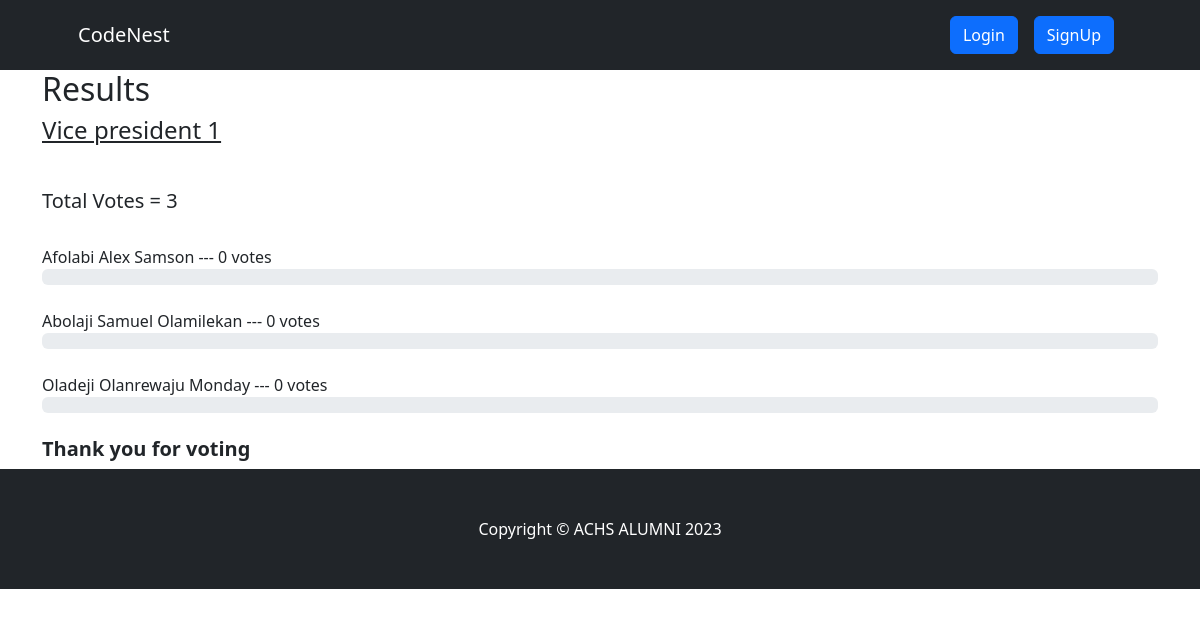
Page /result/Vice-president1 on the committed database.
### voteapp/models.py (models this page shows, shortened)
class Category(models.Model):
    title = models.CharField(max_length=200)
    slug = models.SlugField(blank=True, null=True)
    description = models.TextField(blank=True, null=True)
    total_vote = models.IntegerField(default=0)
    voters = models.ManyToManyField(User, blank=True)

class CategoryItem(models.Model):
    title = models.CharField(max_length=200)
    total_vote = models.IntegerField(default=0)
    category = models.ForeignKey(Category, on_delete=models.CASCADE, related_name="items")
    voters = models.ManyToManyField(User, blank=True)
    @property
    def percentage_vote(self):
        category_votes = self.category.total_vote
        item_votes = self.total_vote
        if category_votes == 0:
            vote_in_percentage = 0
        else:
            vote_in_percentage = (item_votes/category_votes) * 100
        return vote_in_percentage

### voteapp/views.py (the view)
# urls.py: path("result/<str:slug>", views.result, name="result"),
def result(request, slug):
    category = Category.objects.get(slug=slug)
    items = CategoryItem.objects.filter(category=category)
    context = {"category": category, "items": items}
    return render(request, "result.html", context)

### voteapp/templatetags/custom_filters.py (called while the page is built)
@register.filter(name="has_voted")
def has_voted(user, voters):
    return any(user.id== voter.id for voter in voters)

### voteapp/templates/result.html (shortened to what this page needs)
{% extends 'base.html' %}
{% block content %}
{% load humanize %}
{% load custom_filters %}
<div class="container result-container">
    <div class="sub-container">
      <h2>Results</h2>
      <h4>{{category.title}}</h4>
      <br>
      <h5>Total Votes = {{category.total_vote}}</h5>
      <br />
      {% for item in items  %}
      {% if request.user|has_voted:item.voters.all %}
      <small>{{item.title}}</strong> --- {{item.total_vote}} vote{{item.total_vote | pluralize:",s"}} ---  <strong>[voted]</strong> </small>
      <div class="progressContainer">
        <div class="progress">
          <div
            class="progress-bar"
            role="progressbar"
            aria-label="Example with label"
            style="width:{{item.percentage_vote | floatformat:2}}%;"
            aria-valuenow="25"
            aria-valuemin="0"
            aria-valuemax="100"
          >
          {{item.percentage_vote | floatformat:2}}%
          </div>
        </div>
      </div>
      <br>
      {% else %}
      <small>{{item.title}}</strong> --- {{item.total_vote}} vote{{item.total_vote | pluralize:",s"}} </small>
      <div class="progressContainer">
        <div class="progress">
        </div>
      </div>
      <br>
      {% endif %}
      {% endfor %}
      <h5 style="font-weight: bold">Thank you for voting</h5>
    </div>
  </div>
{% endblock content %}

### voteapp/static/css/style.css (style rules this page uses)
* { box-sizing: border-box; }
.result-container { display: flex; align-items: center; justify-content: center; }
.sub-container { width: inherit }
.result-container h4 { text-decoration: underline; margin-bottom: 20px; }
.result-container small { font-size: 16px; font-weight: 500; }

### rows in the picture
Category: title "Vice president 1", total_vote "3"
CategoryItem: title "Afolabi Alex Samson", total_vote "0", total_vote|pluralize "s"
CategoryItem: title "Abolaji Samuel Olamilekan", total_vote "0", total_vote|pluralize "s"
CategoryItem: title "Oladeji Olanrewaju Monday", total_vote "0", total_vote|pluralize "s"
